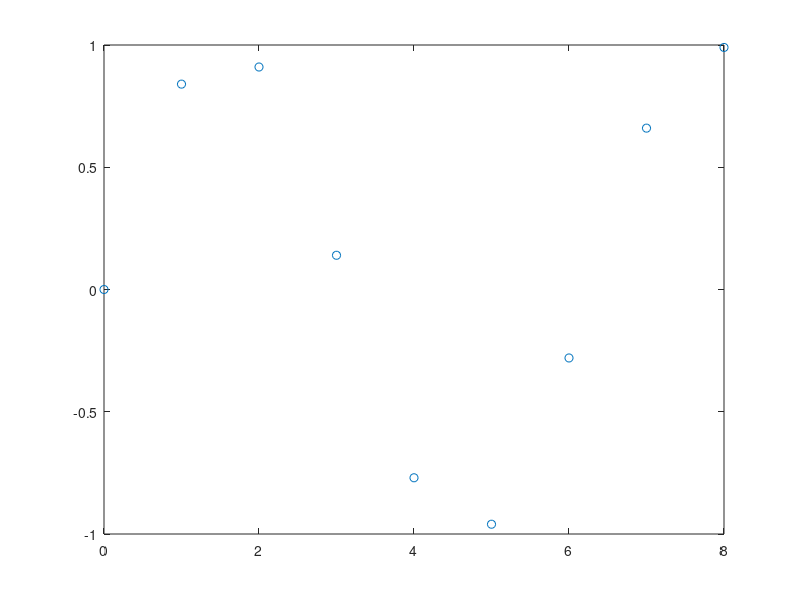

Reproduce this figure in MATLAB. (Note: this script raises an error after producing the figure.)
close all;
clear all;

x = [0 1 2 3 4 5 6 7 8];
t = [0 0.84 0.91 0.14 -0.77 -0.96 -0.28 0.66 0.99];
plot(x,t,'o')
net = feedforwardnet(10);
net = configure(net,x,t);
y1 = net(x)
plot(x,t,'o',x,y1,'x')

net = train(net,x,t);
y2 = net(x)
plot(x,t,'o',x,y1,'x',x,y2,'*')